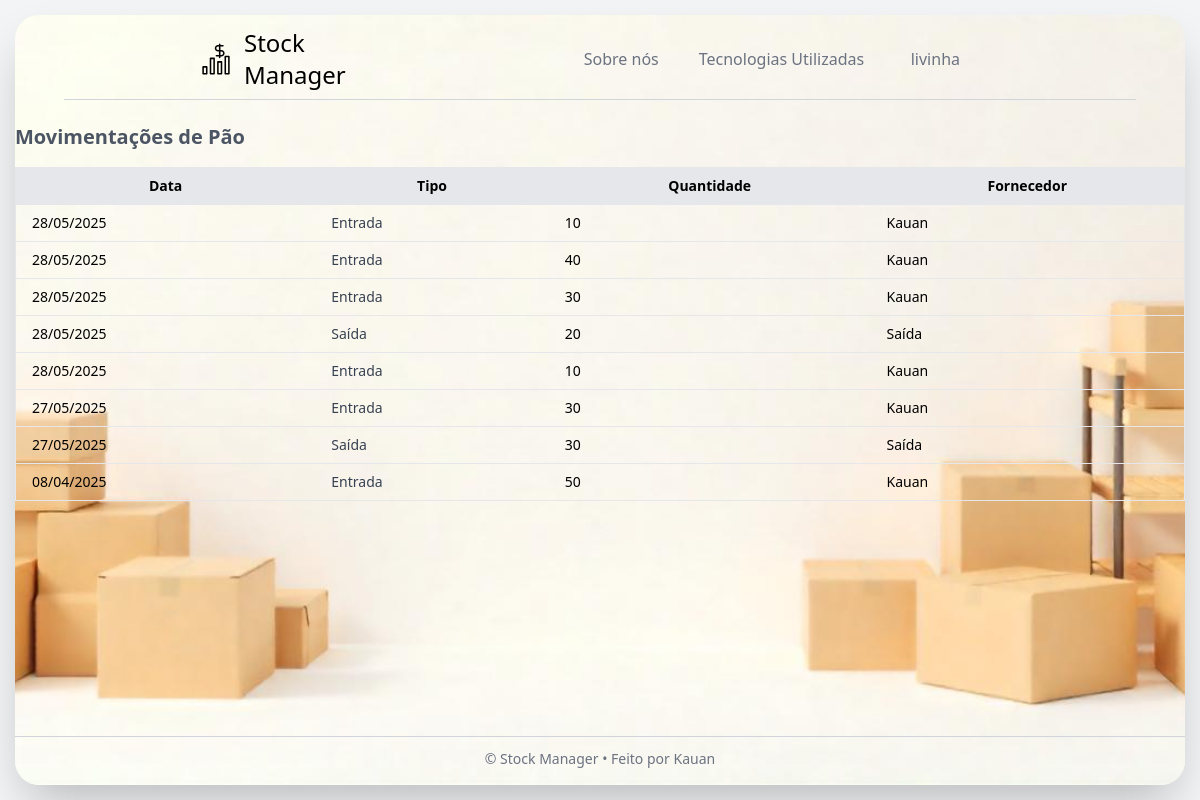
Screenshot of /movimentacao/produto/1/movimentacoes/ (signed in) with the database file from the repository.
### estoque/models.py (models this page shows, shortened)
class Produto(models.Model):
    nome = models.CharField(max_length=100)
    quantidade = models.IntegerField(default=0)
    preco = models.FloatField(default=0)
    descricao = models.TextField(blank=True, null=True)
    data_cadastro = models.DateTimeField(auto_now_add=True)
    categoria = models.ForeignKey(Categoria, on_delete=models.CASCADE, null=True, blank=True)
    estoque = models.ForeignKey('Estoque', on_delete=models.CASCADE, related_name='produtos' )
    fornecedor = models.ForeignKey("fornecedores.Fornecedor", on_delete=models.SET_NULL, null=True)

### movimentacao/models.py (models this page shows, shortened)
class Movimentacao(models.Model):
    TIPO_MOVIMENTACAO = [
        ('entrada', 'Entrada'),
        ('saida', 'Saida'),
    ]
    produto = models.ForeignKey(Produto, on_delete=models.CASCADE, related_name="movimentacoes")
    tipo = models.CharField(max_length=10, choices=TIPO_MOVIMENTACAO)
    quantidade = models.PositiveIntegerField()
    data = models.DateTimeField(auto_now_add=True)
    fornecedor = models.ForeignKey(Fornecedor, on_delete=models.SET_NULL, null=True, blank=True)
    estoque = models.ForeignKey(Estoque, on_delete=models.CASCADE, related_name='movimentacoes_estoque')

### fornecedores/models.py (models this page shows, shortened)
class Fornecedor(models.Model):
    nome = models.CharField(max_length=100)
    cnpj = models.CharField(max_length=18, blank=True, null=True)
    telefone = models.CharField(max_length=20, blank=True, null=True)
    email = models.EmailField(blank=True, null=True)
    endereco = models.TextField(blank=True, null=True)
    estoque = models.ForeignKey(Estoque, on_delete=models.CASCADE, related_name='fornecedores', blank=True, null=True)

### movimentacao/views.py (the view)
# urls.py: path('produto/<int:produto_id>/movimentacoes/', views.movimentacoes_produto, name='movimentacoes_produto'),
@login_required
def movimentacoes_produto(request, produto_id):
    produto = get_object_or_404(Produto, id=produto_id)
    movimentacoes = Movimentacao.objects.filter(produto=produto).order_by('-data')
    return render(request, 'movimentacao/movimentacoes_produto.html', {'produto': produto, 'movimentacoes': movimentacoes})

### movimentacao/templates/movimentacao/movimentacoes_produto.html
{% extends 'base.html' %}
{%block content %}
<h1 class="text-xl font-bold mb-4 text-gray-600">Movimentações de {{ produto.nome }}</h1>
<table class="min-w-full text-sm border">
  <thead class="bg-gray-200">
    <tr>
      <th class="px-4 py-2">Data</th>
      <th class="px-4 py-2">Tipo</th>
      <th class="px-4 py-2">Quantidade</th>
      <th class="px-4 py-2">Fornecedor</th>
    </tr>
  </thead>
  <tbody>
    {% for mov in movimentacoes %}
      <tr class="border-t">
        <td class="px-4 py-2">{{ mov.data|date:"d/m/Y" }}</td>
        <td class="px-4 py-2 text-gray-700">
            {% if mov.tipo == 'saida' %}
                Saída
            {% else %}
                Entrada
            {%endif%}
        </td>
        <td class="px-4 py-2">{{ mov.quantidade }}</td>
        <td class="px-4 py-2">
        {% if mov.fornecedor %}
            {{ mov.fornecedor.nome }}
        {%else %}
            Saída
        {% endif %}
        </td>
      </tr>
    {% empty %}
      <tr>
        <td colspan="4" class="px-4 py-2 text-center text-gray-500">Nenhuma movimentação encontrada</td>
      </tr>
    {% endfor %}
  </tbody>
</table>
{%endblock%}

### templates/base.html (shortened to what this page needs)
{%load static%}
<!DOCTYPE html>
<html lang="pt-br">
<head>
    <link href="{% static 'css/output.css' %}" rel="stylesheet">
</head>
<body class="bg-gray-100 min-h-screen flex items-center justify-center">
    <div class="w-screen h-screen flex items-center justify-center">
        <div class="w-[calc(100%-30px)] h-[calc(100%-30px)] shadow-2xl rounded-3xl overflow-hidden flex flex-col bg-cover bg-center" style="background-image: url('/static/images/stock_image_home1.png');">
            <nav class="w-full py-3">
                <div class="container mx-auto ">
                    <div class="w-full flex  flex-col lg:flex-row">
                        <div class=" flex justify-between lg:flex-row w-80 mx-28">
                            <a href="home:home" class="flex items-center justify-between lg:text-2xl text-2x1 font-sans"> <img src='/static/images/stock_manager_icon.svg' class="mr-3"> Stock Manager </a>
                        </div>
                        <div class="hidden w-full lg:flex lg:pl-11 " id="navbar-nav-example">
                            <ul class="flex items-center flex-col mt-4 lg:mt-0 lg:ml-auto lg:flex-row gap-4 mr-32">
                                <li>
                                    <p class="text-lg group justify-center relative w-[calc(100%-20px)] whitespace-nowrap">
                                        <a href="{% url 'usuarios:login' %}" class=" flex justify-between text-gray-500 text-sm lg:text-base font-medium hover:text-orange-300 transition-all duration-500 mb-2 lg:mr-6 md:mb-0 md:mr-3">Sobre nós</a>
                                    </p>
                                </li>
                                <li>
                                    <p class="text-lg group relative mr-6 w-40 whitespace-nowrap">
                                        <a href="{% url 'usuarios:login' %}" class="flex items-center justify-between text-gray-500 text-sm lg:text-base font-medium hover:text-orange-300 transition-all duration-500 mb-2 lg:mr-6 md:mb-0 md:mr-3">Tecnologias Utilizadas</a>
                                    </p>
                                </li>
                                <li>
                                    <p class="text-lg group relative w-11">
                                        {%if user.is_authenticated %}
                                                <div class="relative ml-3">
                                                <button id="user-menu-button" type="button" class="flex items-center justify-between text-gray-500 text-sm lg:text-base font-medium hover:text-orange-300 transition-all duration-500 mb-2 lg:mr-6 md:mb-0 md:mr-3">
                                                    {{ user.username }}
                                                </button>
                                            </div>
                                        {%endif%}
                                    </p>
                                </li>
                            </ul>
                        </div>
                    </div>
                </div>
                <div class="flex justify-center pt-2 text-center h-5">
                <hr class="border-gray-300 w-11/12">
                </div>
            </nav>
            <main class="flex-grow">
                {% block content %}
                {% endblock %}
            </main>
            <footer class="text-gray-500 py-4 bg-opacity-80">
                <div class="max-w-7xl mx-auto text-center">
                    <hr class="border-gray-300">
                    <p class="text-sm mt-3">&copy; {{ now|date:"Y" }} Stock Manager • Feito por Kauan</p>
                </div>
            </footer>
        </div>
    </div>
  </body>
</html>

### rows the page displays
Produto: nome "Pão"
Movimentacao: data "28/05/2025", tipo "Entrada", quantidade "10", fornecedor.nome "Kauan"
Movimentacao: data "28/05/2025", tipo "Entrada", quantidade "40", fornecedor.nome "Kauan"
Movimentacao: data "28/05/2025", tipo "Entrada", quantidade "30", fornecedor.nome "Kauan"
Movimentacao: data "28/05/2025", tipo "Saída", quantidade "20"
Movimentacao: data "28/05/2025", tipo "Entrada", quantidade "10", fornecedor.nome "Kauan"
Movimentacao: data "27/05/2025", tipo "Entrada", quantidade "30", fornecedor.nome "Kauan"
Movimentacao: data "27/05/2025", tipo "Saída", quantidade "30"
Movimentacao: data "08/04/2025", tipo "Entrada", quantidade "50", fornecedor.nome "Kauan"

### other values shown
{{ user.username }} "livinha"
